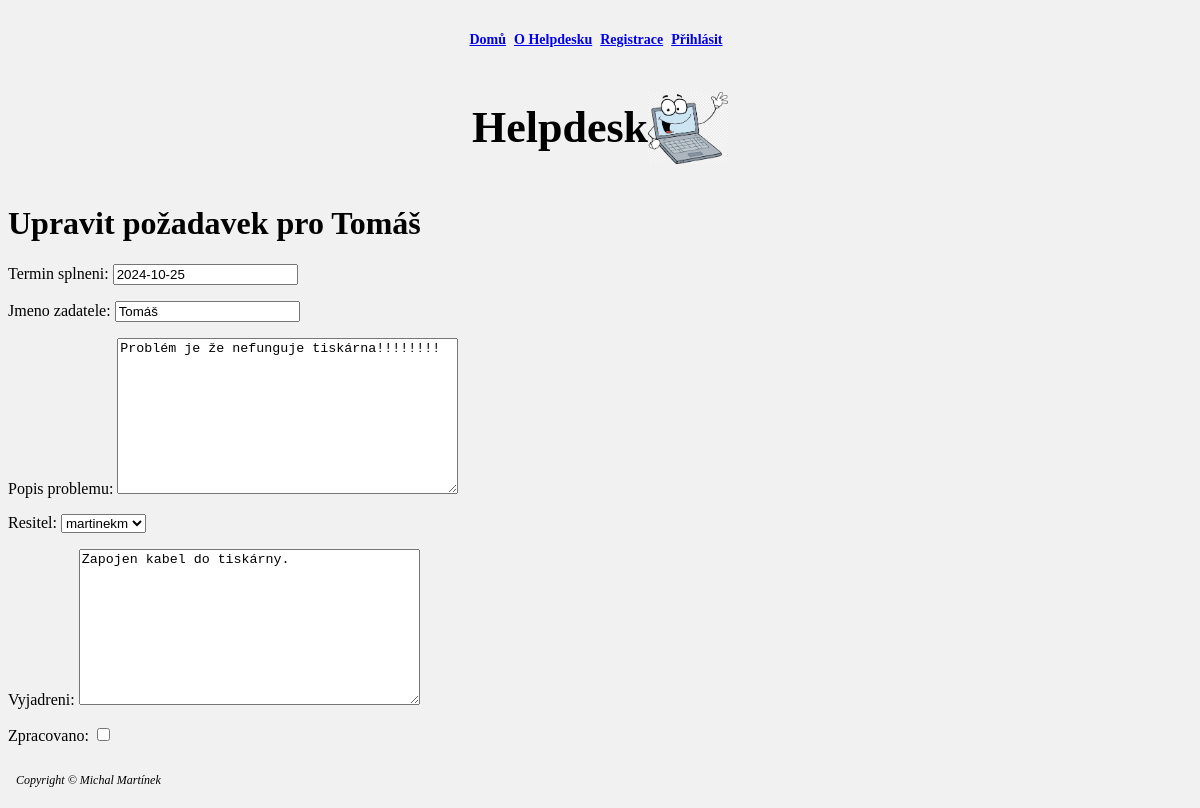
Screenshot of /add_hd/HD_edit/1/ with the database file from the repository.
### add_hd/models.py (models this page shows, shortened)
class Helpdesk(models.Model):
    datum_zalozeni = models.DateField(default=timezone.now)
    termin_splneni = models.DateField(default=get_default_termin_splneni)
    jmeno_zadatele = models.CharField(max_length=100)
    popis_problemu = models.TextField(default='Není k dispozici')
    resitel = models.ForeignKey(User, on_delete=models.SET_NULL, null=True, blank=True)
    vyjadreni = models.TextField(blank=True, null=True)
    zpracovano = models.BooleanField(default=False)

### add_hd/views.py (the view)
# urls.py: path('HD_edit/<int:pk>/', HelpdeskUpdateView.as_view(), name='HD_edit'),
class HelpdeskUpdateView(UpdateView):
    model = Helpdesk
    form_class = HelpdeskForm
    template_name = 'HD_edit.html'
    success_url = reverse_lazy('HDD_list')
    def get_context_data(self, **kwargs):
        context = super().get_context_data(**kwargs)
        context['title'] = 'Upravit požadavek'
        return context

### add_hd/forms.py
class HelpdeskForm(forms.ModelForm):
    class Meta:
        model = Helpdesk
        fields = ['termin_splneni', 'jmeno_zadatele', 'popis_problemu', 'resitel', 'vyjadreni', 'zpracovano']

### add_hd/templates/HD_edit.html (shortened to what this page needs)
{% extends "master.html" %}
{% block content %}
<h1>Upravit požadavek pro {{ form.instance.jmeno_zadatele }}</h1>
<form method="post">
    {{ form.as_p }}
    <button type="submit" class="btn">Uložit změny</button>
</form>
<a href="{% url 'HDD_list' %}" class="btn">Zrušit</a>
{% endblock %}

### static/css/styles.css (style rules this page uses)
.body { background-color: #f1f1f1; }

### rows the page displays
Helpdesk: instance.jmeno_zadatele "Tomáš", termin_splneni "2024-10-25", jmeno_zadatele "Tomáš", popis_problemu "Problém je že nefunguje tiskárna!!!!!!!!", resitel "martinekm", vyjadreni "Zapojen kabel do tiskárny."
